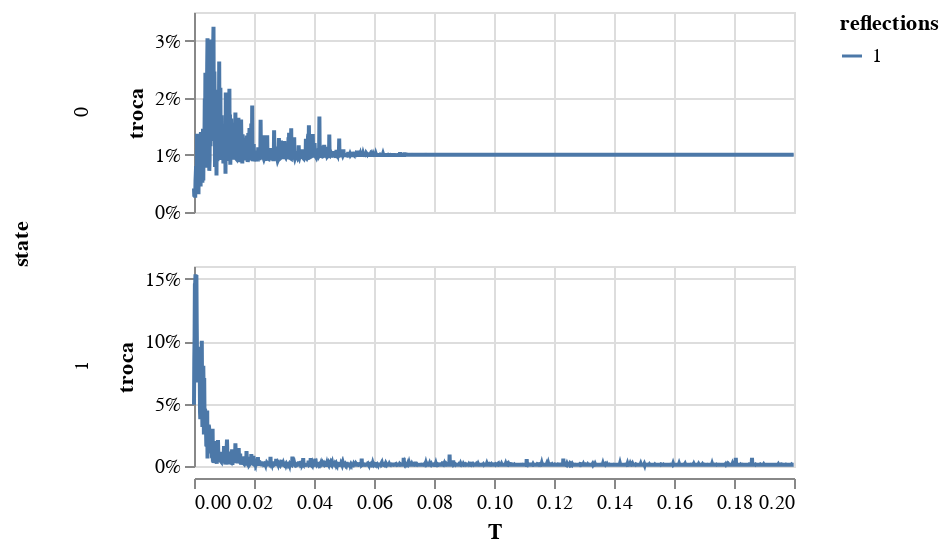

This figure's notebook cell:
### Code cell
alt.Chart(db_mean).mark_line().encode(
    x = 'T',
    y = alt.Y('troca').axis(format = '%'),
    row = 'state:N',
    color = 'reflections:N'
).properties(height = 100).resolve_scale(y = 'independent')

### Figure 1 — Vega-Lite specification as saved in the notebook (floating-point values rounded to 4 significant figures; data arrays with more than 128 entries replaced by an {"elided": "..."} marker saying what was removed)
{"config": {"view": {"continuousWidth": 300, "continuousHeight": 300}}, "data": {"name": "data-a794136c06b3cd0d2b195fc2910ea903"}, "mark": {"type": "line"}, "encoding": {"color": {"field": "reflections", "type": "nominal"}, "row": {"field": "state", "type": "nominal"}, "x": {"field": "T", "type": "quantitative"}, "y": {"axis": {"format": "%"}, "field": "troca", "type": "quantitative"}}, "height": 100, "resolve": {"scale": {"y": "independent"}}, "$schema": "https://vega.github.io/schema/vega-lite/v5.17.0.json", "datasets": {"data-a794136c06b3cd0d2b195fc2910ea903": {"elided": "4000 records"}}}
